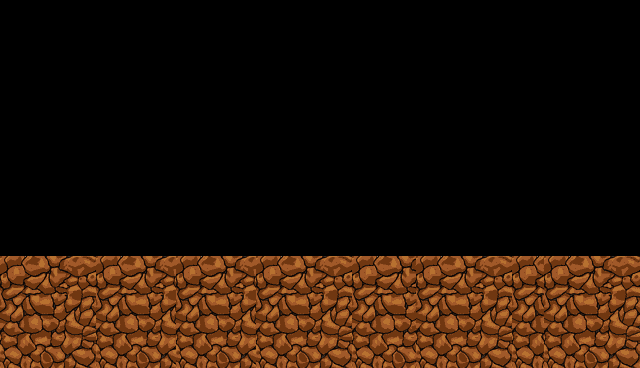

Below is a game level as drawn by its tile map, then a one-line description and the .tmx file that defines it, in full:
An orthogonal 40x23 tile map with 16x16 px tiles, 1 tile layer (Tile Layer 1).

<map version="1.8" tiledversion="1.8.5" orientation="orthogonal" renderorder="right-down" width="40" height="23" tilewidth="16" tileheight="16" infinite="0" nextlayerid="2" nextobjectid="1">
 <tileset firstgid="1" name="ground" tilewidth="16" tileheight="16" tilecount="396" columns="22">
  <image source="../../assets/ground.png" width="360" height="295" />
 </tileset>
 <layer id="1" name="Tile Layer 1" width="40" height="23">
  <data encoding="csv">
0,0,0,0,0,0,0,0,0,0,0,0,0,0,0,0,0,0,0,0,0,0,0,0,0,0,0,0,0,0,0,0,0,0,0,0,0,0,0,0,
0,0,0,0,0,0,0,0,0,0,0,0,0,0,0,0,0,0,0,0,0,0,0,0,0,0,0,0,0,0,0,0,0,0,0,0,0,0,0,0,
0,0,0,0,0,0,0,0,0,0,0,0,0,0,0,0,0,0,0,0,0,0,0,0,0,0,0,0,0,0,0,0,0,0,0,0,0,0,0,0,
0,0,0,0,0,0,0,0,0,0,0,0,0,0,0,0,0,0,0,0,0,0,0,0,0,0,0,0,0,0,0,0,0,0,0,0,0,0,0,0,
0,0,0,0,0,0,0,0,0,0,0,0,0,0,0,0,0,0,0,0,0,0,0,0,0,0,0,0,0,0,0,0,0,0,0,0,0,0,0,0,
0,0,0,0,0,0,0,0,0,0,0,0,0,0,0,0,0,0,0,0,0,0,0,0,0,0,0,0,0,0,0,0,0,0,0,0,0,0,0,0,
0,0,0,0,0,0,0,0,0,0,0,0,0,0,0,0,0,0,0,0,0,0,0,0,0,0,0,0,0,0,0,0,0,0,0,0,0,0,0,0,
0,0,0,0,0,0,0,0,0,0,0,0,0,0,0,0,0,0,0,0,0,0,0,0,0,0,0,0,0,0,0,0,0,0,0,0,0,0,0,0,
0,0,0,0,0,0,0,0,0,0,0,0,0,0,0,0,0,0,0,0,0,0,0,0,0,0,0,0,0,0,0,0,0,0,0,0,0,0,0,0,
0,0,0,0,0,0,0,0,0,0,0,0,0,0,0,0,0,0,0,0,0,0,0,0,0,0,0,0,0,0,0,0,0,0,0,0,0,0,0,0,
0,0,0,0,0,0,0,0,0,0,0,0,0,0,0,0,0,0,0,0,0,0,0,0,0,0,0,0,0,0,0,0,0,0,0,0,0,0,0,0,
0,0,0,0,0,0,0,0,0,0,0,0,0,0,0,0,0,0,0,0,0,0,0,0,0,0,0,0,0,0,0,0,0,0,0,0,0,0,0,0,
0,0,0,0,0,0,0,0,0,0,0,0,0,0,0,0,0,0,0,0,0,0,0,0,0,0,0,0,0,0,0,0,0,0,0,0,0,0,0,0,
0,0,0,0,0,0,0,0,0,0,0,0,0,0,0,0,0,0,0,0,0,0,0,0,0,0,0,0,0,0,0,0,0,0,0,0,0,0,0,0,
0,0,0,0,0,0,0,0,0,0,0,0,0,0,0,0,0,0,0,0,0,0,0,0,0,0,0,0,0,0,0,0,0,0,0,0,0,0,0,0,
0,0,0,0,0,0,0,0,0,0,0,0,0,0,0,0,0,0,0,0,0,0,0,0,0,0,0,0,0,0,0,0,0,0,0,0,0,0,0,0,
25,26,27,28,29,30,25,26,27,28,29,25,26,27,28,29,25,26,27,28,29,30,25,26,27,28,25,26,27,28,29,30,25,26,25,26,27,28,29,30,
47,48,49,50,51,52,47,48,49,50,51,47,48,49,50,51,47,48,49,50,51,52,47,48,49,50,47,48,49,50,51,52,47,48,47,48,49,50,51,52,
69,70,71,72,73,74,69,70,71,72,73,69,70,71,72,73,69,70,71,72,73,74,69,70,71,72,69,70,71,72,73,74,69,70,69,70,71,72,73,74,
91,92,93,94,95,96,91,92,93,94,95,91,92,93,94,95,91,92,93,94,95,96,91,92,93,94,91,92,93,94,95,96,91,92,91,92,93,94,95,96,
113,114,115,116,117,118,113,114,115,116,117,113,114,115,116,117,113,114,115,116,117,118,113,114,115,116,113,114,115,116,117,118,113,114,113,114,115,116,117,118,
135,136,137,138,139,140,135,136,137,138,139,135,136,137,138,139,135,136,137,138,139,140,135,136,137,138,135,136,137,138,139,140,135,136,135,136,137,138,139,140,
157,158,159,160,161,162,157,158,159,160,161,157,158,159,160,161,157,158,159,160,161,162,157,158,159,160,157,158,159,160,161,162,157,158,157,158,159,160,161,162
</data>
 </layer>
</map>
